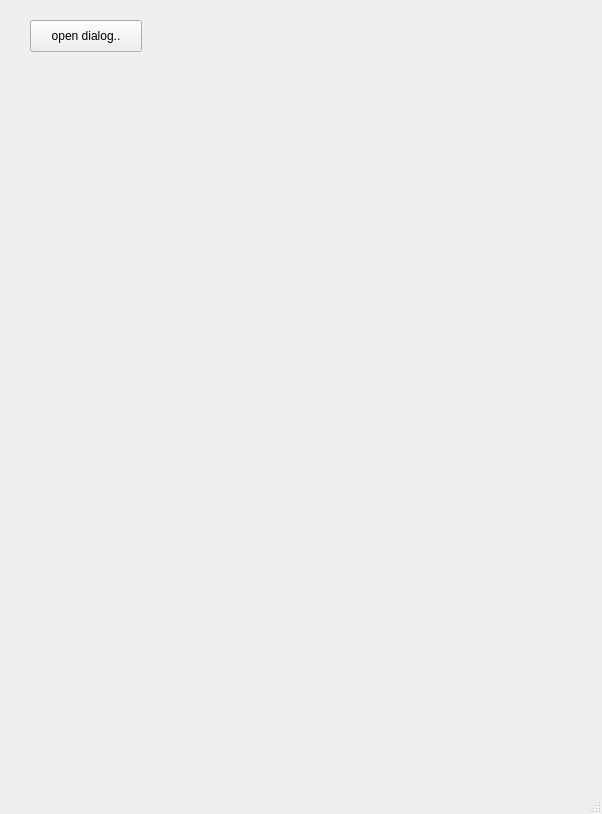
<?xml version="1.0" encoding="UTF-8"?>
<ui version="4.0">
 <class>MainWindow</class>
 <widget class="QMainWindow" name="MainWindow">
  <property name="geometry">
   <rect>
    <x>0</x>
    <y>0</y>
    <width>602</width>
    <height>814</height>
   </rect>
  </property>
  <property name="windowTitle">
   <string>MainWindow</string>
  </property>
  <widget class="QWidget" name="centralwidget">
   <widget class="QPushButton" name="pushButton">
    <property name="geometry">
     <rect>
      <x>30</x>
      <y>20</y>
      <width>112</width>
      <height>32</height>
     </rect>
    </property>
    <property name="text">
     <string>open dialog..</string>
    </property>
   </widget>
  </widget>
  <widget class="QMenuBar" name="menubar">
   <property name="geometry">
    <rect>
     <x>0</x>
     <y>0</y>
     <width>602</width>
     <height>22</height>
    </rect>
   </property>
  </widget>
  <widget class="QStatusBar" name="statusbar"/>
 </widget>
 <resources/>
 <connections/>
</ui>
